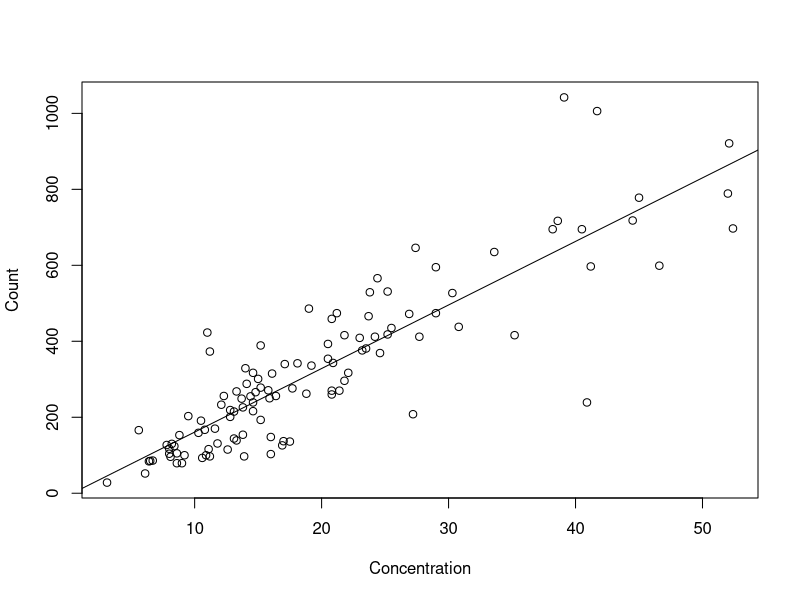
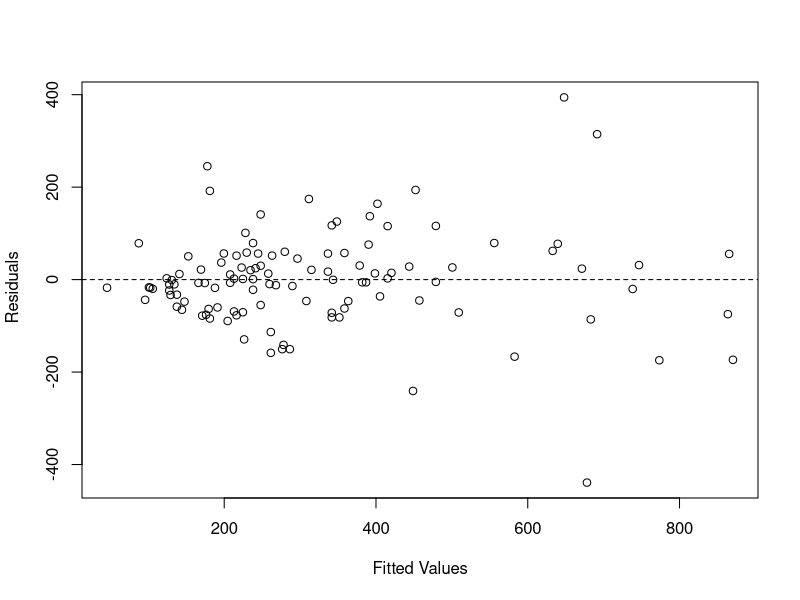
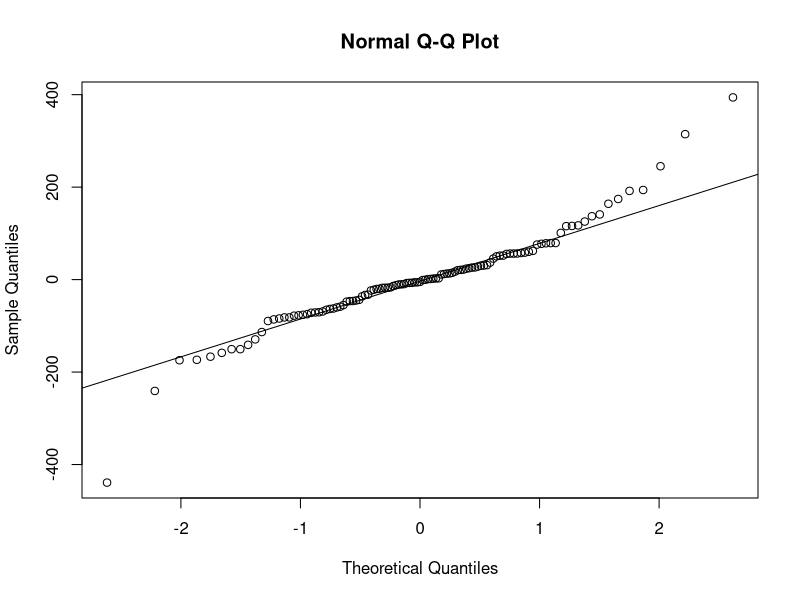
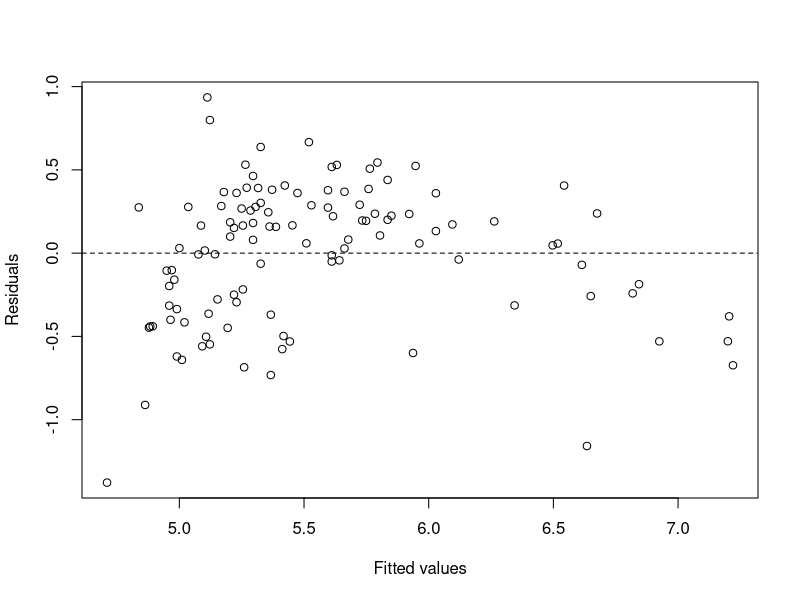

The R script that drew these images, in order:
# Clear workspace & load packages ----
rm(list=ls(all=TRUE))
library(tidyverse)

body <- read.table("body.txt", header = TRUE)
summary(body)


new.data <- data.frame(height = 180)

slr1 <- lm(data = body, weight ~ height)

predict(slr1, interval = "prediction", newdata = new.data, level = .95)
predict(slr1, interval = "confidence", newdata = new.data, level = .95)

body$weight2 <- body$weight * 2.2
body$height2 <- body$height/ 2.54

summary(body)


enzyme <- read.table("enzyme.txt", header = TRUE)
summary(enzyme)

plot(x = enzyme$conc, y = enzyme$count,
     xlab = "Concentration",
     ylab =  "Count")

slr2 <- lm(data = enzyme, count ~ conc)
abline(slr2)

resid(slr2)
fitted(slr2)
plot(x = fitted(slr2), y = resid(slr2),
     xlab = "Fitted Values",
     ylab = " Residuals")
abline(h = 0, lty = 2)

qqnorm(y = resid(slr2))
qqline(y = resid(slr2))


slr3 <- lm(log(count)~conc, data = enzyme)


plot(x = fitted(slr3), y = resid(slr3) 
     ,xlab = "Fitted values",
     ylab = "Residuals") 
abline(h=0, lty ="dashed")









